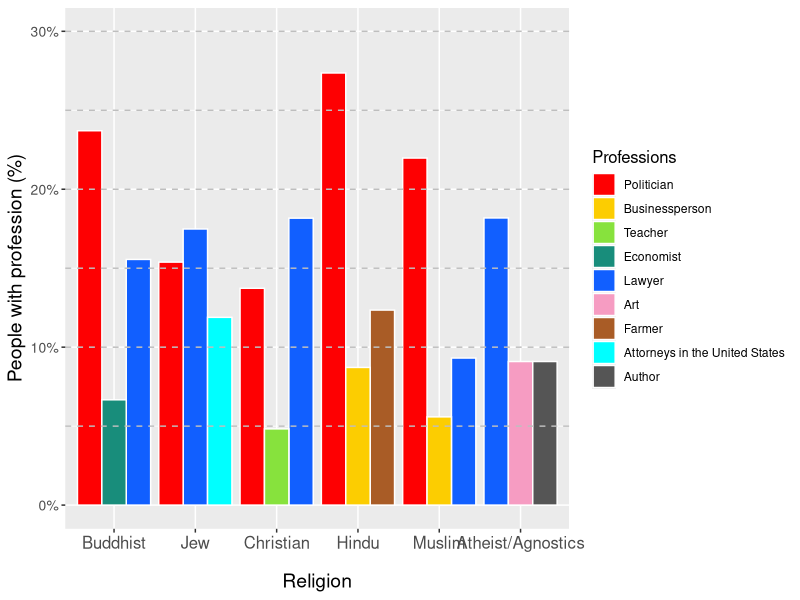
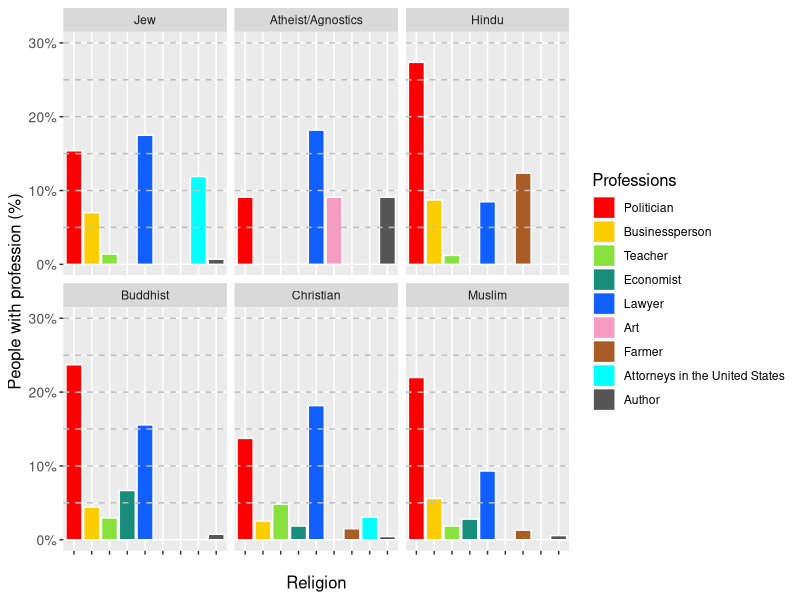

Here is the R script that generated these plots, in order:
# R script for religions

library(tidyverse)

# Load data
data <- read_csv("profession_by_all.csv")

# Make table for most common professions for each religion and the counts and percentage
religion_professions <- data |>
  filter(Religion != 'Religion', Profession != 'Profession') |>
  group_by(Religion, Profession) |>
  summarise(count = n(), .groups = "drop") |>
  group_by(Religion) |>
  mutate(total_in_religion = sum(count)) |>
  slice_max(count, n = 3, with_ties = FALSE) |>
  # slice_min(count, n=2, with_ties = FALSE) |>
  mutate(percentage = (count / total_in_religion) * 100) |>
  ungroup() |>
  select(Religion, Profession, count, percentage) |>
  mutate(Religion = fct_reorder(Religion, percentage, .desc = TRUE))

# Legend reorder
religion_professions$Professions <- factor(religion_professions$Profession,
  levels = c("Politician", "Businessperson", "Teacher", "Economist", "Lawyer", "Physician", "Barrister", "Art", "Farmer", "Attorneys in the United States", "Author"))

# Poltiician = #fe0002
# Lawyer = #115fff
# Businessperson = #fccd01
# Teacher = #87e23d
# Economist = #188d7b
# Physician = #ff8e02
# Barrister = #791e9f
# Art = #f69cc2
# Farmer = #a67b5c
# Attorneys in the United States = #777777
# Authors = #333333

# Plot barplot
barplot <- religion_professions |>
  ggplot(aes(
    x = Religion,
    y = percentage/100,
    fill = Professions
  )) +
  geom_col(position="dodge", colour="white") +
  labs(
    x = 'Religion',
    y = 'People with profession (%)',
    # title = 'Percentage of people in their religion\'s 3 most common profession'
  ) +
  ylim(0, 30) +
  scale_y_continuous(labels=scales::label_percent()) +
  scale_fill_manual(values = c("#fe0002","#fccd01","#87e23d", "#188d7b", "#115fff", "#f69cc2", "#a95c26", "#00FFFF", "#555555"),
                    labels = c("Politician","Businessperson", "Teacher", "Economist", "Lawyer", "Art", "Farmer", "Attorneys in the United States", "Author")) +
  geom_hline(
    yintercept = seq(5/100, 30/100, by = 5/100),
    color = "grey", 
    linetype = "dashed"
  ) +
  theme(
  axis.text.x = element_text(size = 12),
  axis.text.y = element_text(size = 10),
  axis.title.y = element_text(size = 14),
  axis.title.x = element_text(margin = margin(t = 15), size = 14),
  legend.title = element_text(size = 12)
)

# Save the barplot as .png
ggsave(
  filename = "religions_barplot.png",
  plot = barplot,
  width=10,
)

  # Seperate plots for all subplots for easier comparison

# Make table for most common professions for each religion and the counts and percentage
sub_religion_professions <- data |>
  filter(Religion != 'Religion', Profession != 'Profession') |>
  group_by(Religion, Profession) |>
  summarise(count = n(), .groups = "drop") |>
  group_by(Religion) |>
  mutate(total_in_religion = sum(count)) |>
  filter(Profession=="Politician"|Profession=="Businessperson"|Profession=="Teacher"|Profession=="Economist"|Profession=="Lawyer"|Profession=="Art"|Profession=="Farmer"|Profession=="Attorneys in the United States"|Profession=="Author") |>
  mutate(percentage = (count / total_in_religion) * 100) |>
  ungroup() |>
  select(Religion, Profession, count, percentage) |>
  mutate(Religion = fct_reorder(Religion, percentage, .desc = TRUE))

# Legend reorder
sub_religion_professions$Professions <- factor(sub_religion_professions$Profession,
  levels = c("Politician", "Businessperson", "Teacher", "Economist", "Lawyer", "Physician", "Barrister", "Art", "Farmer", "Attorneys in the United States", "Author"))

print(sub_religion_professions, n =100)

# Poltiician = #fe0002
# Lawyer = #115fff
# Businessperson = #fccd01
# Teacher = #87e23d
# Economist = #188d7b
# Physician = #ff8e02
# Barrister = #791e9f
# Art = #f69cc2
# Farmer = #a67b5c
# Attorneys in the United States = #00FFFF
# Authors = #555555

# Plot barplot
sub_barplot <- sub_religion_professions |>
  ggplot(aes(
    x = Professions,
    y = percentage/100,
    fill = Professions
  )) +
    theme(
  axis.text.x = element_blank(),
  axis.text.y = element_text(size = 10),
  axis.title.y = element_text(size = 12),
  axis.title.x = element_text(margin = margin(t = 15), size = 12),
  legend.title = element_text(size = 12)
) +
  geom_col(position="dodge", colour="white") +
  labs(
    x = 'Religion',
    y = 'People with profession (%)',
    # title = 'Percentage of people in their religion\'s 3 most common profession'
  ) + facet_wrap(~Religion) +
  ylim(0, 30) +
  scale_y_continuous(labels=scales::label_percent()) +
  scale_fill_manual(values = c("#fe0002","#fccd01","#87e23d", "#188d7b", "#115fff", "#f69cc2", "#a95c26", "#00FFFF", "#555555"),
                    labels = c("Politician","Businessperson", "Teacher", "Economist", "Lawyer", "Art", "Farmer", "Attorneys in the United States", "Author")) +
  geom_hline(
    yintercept = seq(5/100, 30/100, by = 5/100),
    color = "grey", 
    linetype = "dashed"
  ) 

# Save the barplot as .png
ggsave(
  filename = "sub_religions_barplot.png",
  plot = sub_barplot,
  width=10,
)
